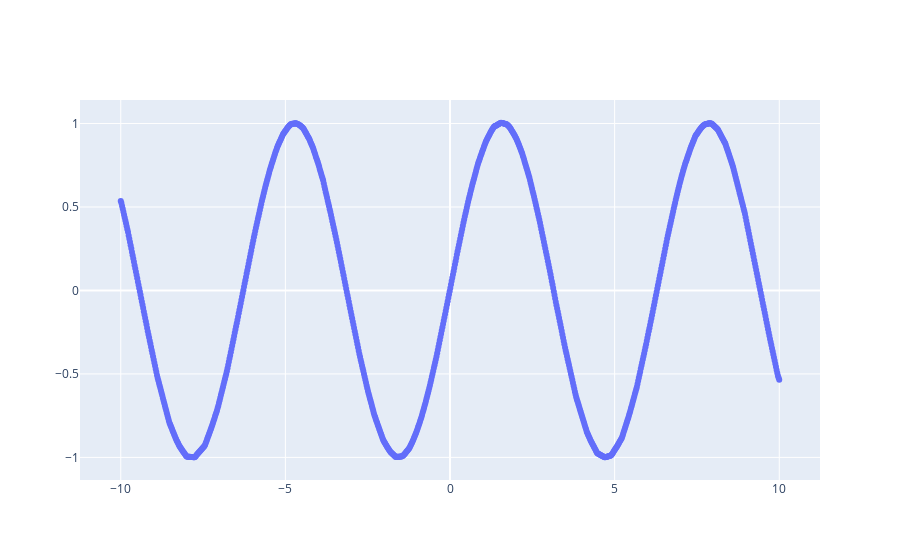

The notebook cell saved with this chart:
### Code cell
fig = go.Figure()
fig.add_trace(go.Scatter(x=test_x, y=res,mode="markers"))
fig.show()

### Figure 1 — Plotly figure (JSON) as saved in the notebook; plotly's stock layout.template omitted (floating-point values rounded to 4 significant figures; data arrays with more than 128 entries replaced by an {"elided": "..."} marker saying what was removed)
{"data": [{"mode": "markers", "type": "scatter", "x": {"elided": "1000 float values"}, "y": {"elided": "1000 float values"}}], "layout": {}}
